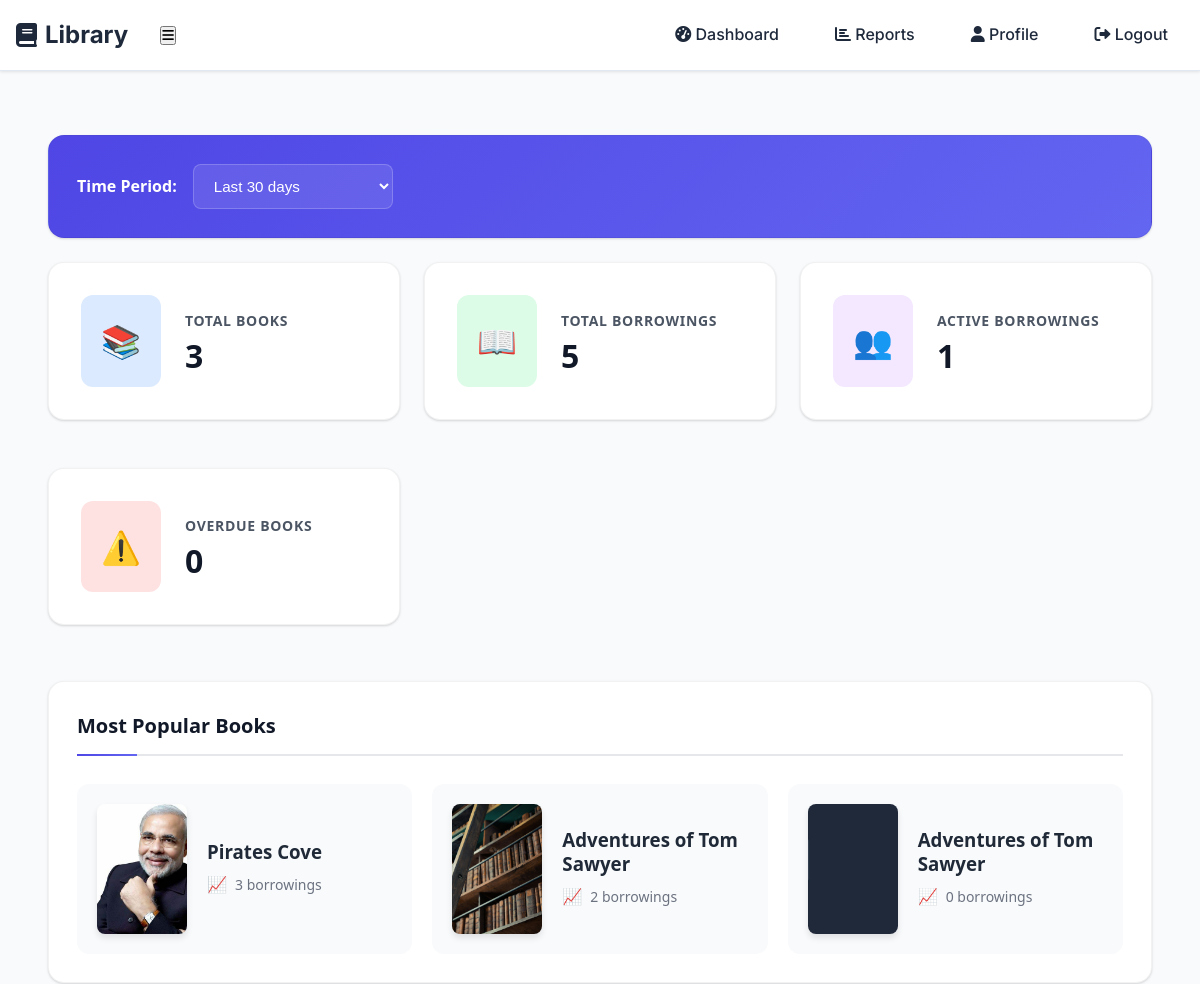
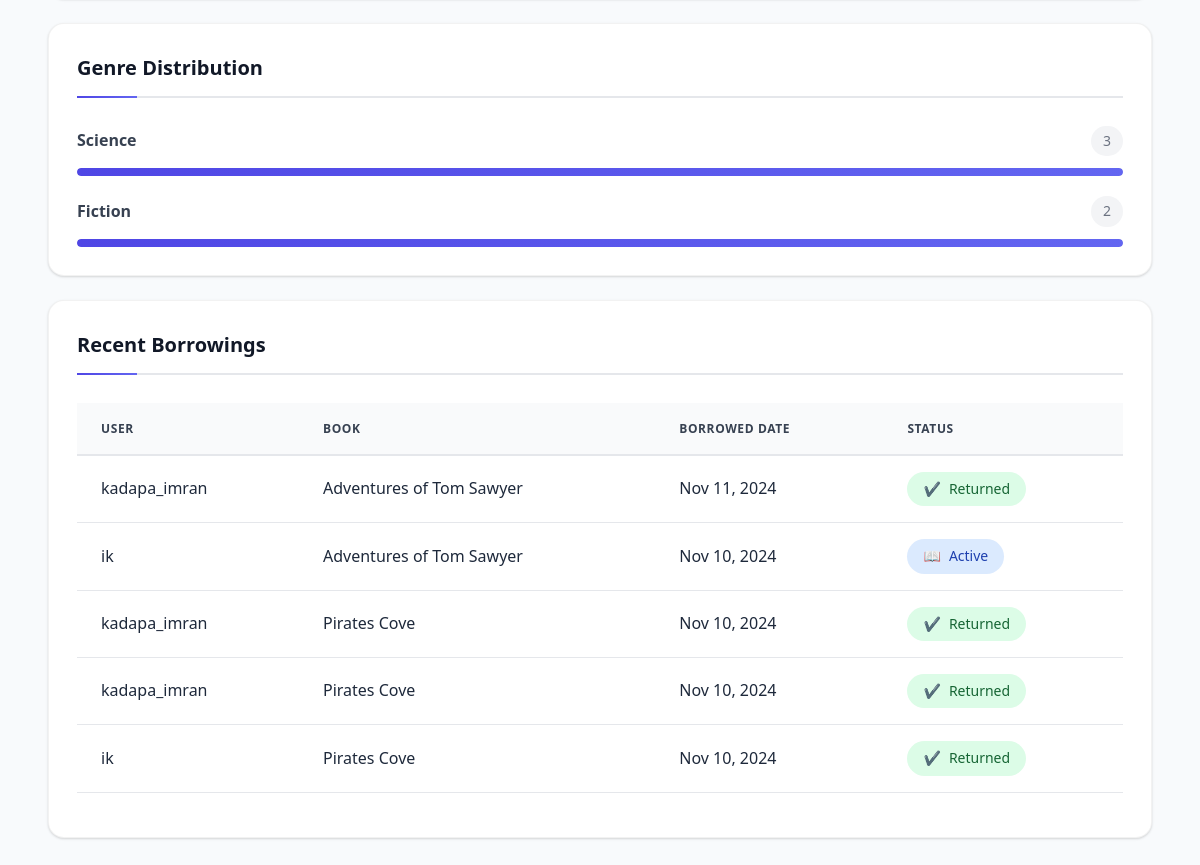
The page /librarian/reports/ (signed in) on the database its author committed (2 pictures, top to bottom).
### catalog/models.py (models this page shows, shortened)
class Book(models.Model):
    title = models.CharField(max_length=200)
    author = models.CharField(max_length=200)
    isbn = models.CharField(max_length=13, unique=True)
    genre = models.CharField(max_length=100)
    description = models.TextField()
    cover_image = models.ImageField(upload_to='covers/', null=True, blank=True)
    pdf_file = models.FileField(upload_to='books/')
    total_copies = models.PositiveIntegerField(default=1)
    available_copies = models.PositiveIntegerField(default=1)
    created_at = models.DateTimeField(auto_now_add=True)
    updated_at = models.DateTimeField(auto_now=True)
    class Meta:
        verbose_name = 'Book'
        verbose_name_plural = 'Books'

class Borrowing(models.Model):
    user = models.ForeignKey(User, on_delete=models.CASCADE)
    book = models.ForeignKey(Book, on_delete=models.CASCADE)
    borrowed_date = models.DateTimeField(auto_now_add=True)
    due_date = models.DateTimeField()
    returned_date = models.DateTimeField(null=True, blank=True)
    reminder_sent = models.BooleanField(default=False)
    class Meta:
        verbose_name = 'Borrowing'
        verbose_name_plural = 'Borrowings'

### librarian/views.py (the view)
# urls.py: path('reports/', views.borrowing_reports, name='borrowing_reports'),
@user_passes_test(is_librarian)
def borrowing_reports(request):
    days = int(request.GET.get('days', 30))
    start_date = timezone.now() - timedelta(days=days)
    total_books = Book.objects.count()
    total_borrowings = Borrowing.objects.filter(
        borrowed_date__gte=start_date
    ).count()
    active_borrowings = Borrowing.objects.filter(
        returned_date__isnull=True
    ).count()
    overdue_borrowings = Borrowing.objects.filter(
        returned_date__isnull=True,
        due_date__lt=timezone.now()
    ).count()
    popular_books = Book.objects.annotate(
        borrow_count=Count('borrowing', filter=Q(borrowing__borrowed_date__gte=start_date))
    ).order_by('-borrow_count')[:5]
    genre_distribution = Borrowing.objects.filter(
        borrowed_date__gte=start_date
    ).values('book__genre').annotate(
        count=Count('id')
    ).order_by('-count')
    recent_borrowings = Borrowing.objects.filter(
        borrowed_date__gte=start_date
    ).select_related('user', 'book').order_by('-borrowed_date')[:10]
    context = {
        'days': days,
        'total_books': total_books,
        'total_borrowings': total_borrowings,
        'active_borrowings': active_borrowings,
        'overdue_borrowings': overdue_borrowings,
        'popular_books': popular_books,
        'genre_distribution': genre_distribution,
        'recent_borrowings': recent_borrowings,
        'now': timezone.now()
    }
    return render(request, 'librarian/reports.html', context)

### librarian/views.py (called while the page is built)
def is_librarian(user):
    return user.is_authenticated and user.is_staff

### librarian/templates/librarian/reports.html (shortened to what this page needs)
{% extends 'catalog/layout.html' %}
{% block content %}
<div class="dashboard-container">
    <div class="card time-selector">
        <form method="get" class="time-range-form">
            <label for="days" class="text-label">Time Period:</label>
            <select name="days" id="days" onchange="this.form.submit()" class="select-input">
                <option value="30" {% if days == 30 %}selected{% endif %}>Last 30 days</option>
            </select>
        </form>
    </div>
    <div class="stats-grid">
        <div class="card stat-card">
            <div class="stat-icon books">📚</div>
            <div class="stat-content">
                <h3>Total Books</h3>
                <p class="stat-number">{{ total_books }}</p>
            </div>
        </div>
        <div class="card stat-card">
            <div class="stat-icon borrowings">📖</div>
            <div class="stat-content">
                <h3>Total Borrowings</h3>
                <p class="stat-number">{{ total_borrowings }}</p>
            </div>
        </div>
        <div class="card stat-card">
            <div class="stat-icon active">👥</div>
            <div class="stat-content">
                <h3>Active Borrowings</h3>
                <p class="stat-number">{{ active_borrowings }}</p>
            </div>
        </div>
        <div class="card stat-card">
            <div class="stat-icon overdue">⚠️</div>
            <div class="stat-content">
                <h3>Overdue Books</h3>
                <p class="stat-number">{{ overdue_borrowings }}</p>
            </div>
        </div>
    </div>
    <div class="main-grid">
        <div class="card popular-books-section">
            <h2 class="section-title">Most Popular Books</h2>
            <div class="popular-books">
                {% for book in popular_books %}
                <div class="popular-book-card">
                    <div class="book-image">
                        {% if book.cover_image %}
                            <img src="{{ book.cover_image.url }}" alt="{{ book.title }}" class="book-thumbnail">
                        {% else %}
                            <div class="book-placeholder">📗</div>
                        {% endif %}
                    </div>
                    <div class="book-info">
                        <h3 class="book-title">{{ book.title }}</h3>
                        <p class="borrow-count">{{ book.borrow_count }} borrowings</p>
                    </div>
                </div>
                {% endfor %}
            </div>
        </div>
        <div class="card genre-section">
            <h2 class="section-title">Genre Distribution</h2>
            <div class="genre-distribution">
                {% for genre in genre_distribution %}
                <div class="genre-item">
                    <div class="genre-header">
                        <span class="genre-name">{{ genre.book__genre }}</span>
                        <span class="genre-count">{{ genre.count }}</span>
                    </div>
                    <div class="genre-bar-container">
                        <div class="genre-bar" style="width: {{ genre.count|divisibleby:total_borrowings }}%"></div>
                    </div>
                </div>
                {% endfor %}
            </div>
        </div>
        <div class="card borrowings-section">
            <h2 class="section-title">Recent Borrowings</h2>
            <div class="table-container">
                <table class="borrowings-table">
                    <thead>
                        <tr>
                            <th>User</th>
                            <th>Book</th>
                            <th>Borrowed Date</th>
                            <th>Status</th>
                        </tr>
                    </thead>
                    <tbody>
                        {% for borrowing in recent_borrowings %}
                        <tr>
                            <td>{{ borrowing.user.username }}</td>
                            <td class="book-cell">{{ borrowing.book.title }}</td>
                            <td>{{ borrowing.borrowed_date|date:"M d, Y" }}</td>
                            <td>
                                <span class="status-badge {% if borrowing.returned_date %}returned{% elif borrowing.due_date < now %}overdue{% else %}active{% endif %}">
                                    {% if borrowing.returned_date %}
                                        Returned
                                    {% elif borrowing.due_date < now %}
                                        Overdue
                                    {% else %}
                                        Active
                                    {% endif %}
                                </span>
                            </td>
                        </tr>
                        {% endfor %}
                    </tbody>
                </table>
            </div>
        </div>
    </div>
</div>
{% endblock %}

### catalog/templates/catalog/layout.html (style rules this page uses)
:root { --primary-light: #3b82f6; --primary-dark: #2563eb; --secondary-light: #64748b; --bg-light: #f8fafc; --text-light: #1e293b; --border-light: #e2e8f0; --primary-dark-theme: #60a5fa; --secondary-dark-theme: #94a3b8; --bg-dark: #0f172a; --bg-dark-secondary: #1e293b; --text-dark: #e2e8f0; --border-dark: #334155; --shadow: 0 1px 3px rgba(0,0,0,0.1); --shadow-lg: 0 4px 6px -1px rgba(0,0,0,0.1); --radius: 0.5rem; --radius-lg: 1rem; --transition: all 0.2s ease; }
@media (prefers-color-scheme: light) { :root { --primary: var(--primary-light); --secondary: var(--secondary-light); --bg: var(--bg-light); --bg-secondary: white; --text: var(--text-light); --border: var(--border-light); } }
* { margin: 0; padding: 0; box-sizing: border-box; }
body { font-family: 'Inter', system-ui, -apple-system, sans-serif; line-height: 1.6; background: var(--bg); color: var(--text); min-height: 100vh; display: flex; flex-direction: column; transition: var(--transition); }
.card { background: var(--bg-secondary); border-radius: var(--radius-lg); box-shadow: var(--shadow); padding: 1.5rem; margin-bottom: 1.5rem; border: 1px solid var(--border); transition: var(--transition); }
table { width: 100%; border-collapse: separate; border-spacing: 0; margin: 1rem 0; }
th, td { padding: 0.75rem; border-bottom: 1px solid var(--border); text-align: left; }
th { background: var(--bg); font-weight: 600; color: var(--text); }
.status-badge { display: inline-flex; align-items: center; padding: 0.25rem 0.75rem; border-radius: 9999px; font-size: 0.75rem; font-weight: 500; }
.status-badge.returned { background: #f0fdf4; color: #166534; }
.status-badge.active { background: #eff6ff; color: #1e40af; }

### rows shown on the page
Book: cover_image (picture), title "Pirates Cove", borrow_count "3"
Book: cover_image (picture), title "Adventures of Tom Sawyer", borrow_count "2"
Book: cover_image (picture), title "Adventures of Tom Sawyer", borrow_count "0"
Borrowing: user.username "kadapa_imran", book "Adventures of Tom Sawyer", borrowed_date "Nov 11, 2024", shows "Returned"
Borrowing: user.username "ik", book "Adventures of Tom Sawyer", borrowed_date "Nov 10, 2024", shows "Active"
Borrowing: user.username "kadapa_imran", book "Pirates Cove", borrowed_date "Nov 10, 2024", shows "Returned"
Borrowing: user.username "kadapa_imran", book "Pirates Cove", borrowed_date "Nov 10, 2024", shows "Returned"
Borrowing: user.username "ik", book "Pirates Cove", borrowed_date "Nov 10, 2024", shows "Returned"

### other values the page prints
{{ total_books }} "3"
{{ total_borrowings }} "5"
{{ active_borrowings }} "1"
{{ overdue_borrowings }} "0"
{{ genre.book__genre }} "Science" "Fiction"
{{ genre.count }} "3" "2"
